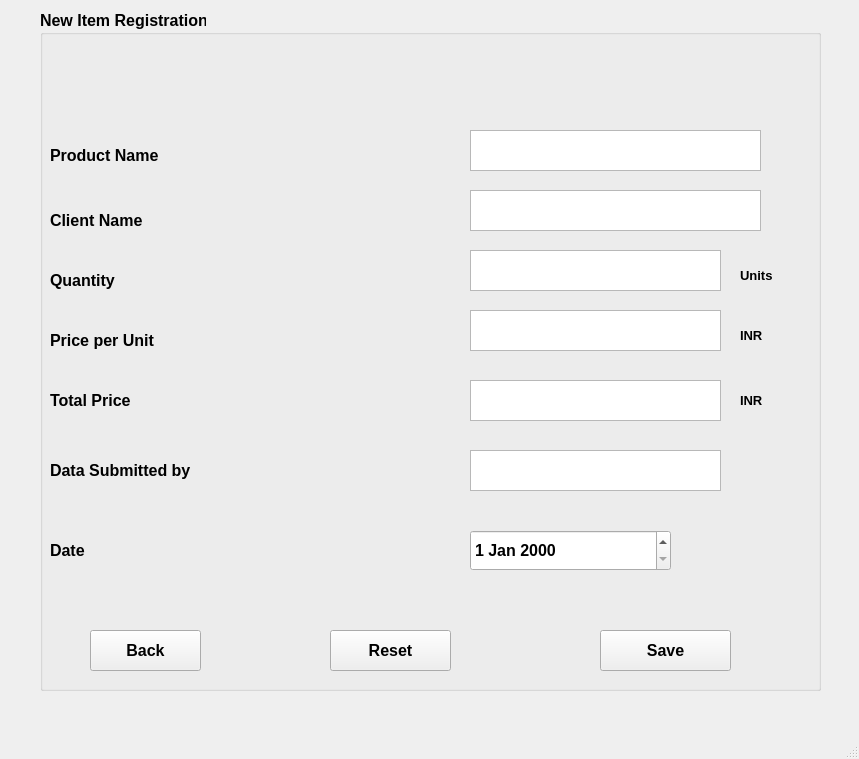
<?xml version="1.0" encoding="UTF-8"?>
<ui version="4.0">
 <class>MainWindow</class>
 <widget class="QMainWindow" name="MainWindow">
  <property name="geometry">
   <rect>
    <x>0</x>
    <y>0</y>
    <width>859</width>
    <height>759</height>
   </rect>
  </property>
  <property name="windowTitle">
   <string>MainWindow</string>
  </property>
  <widget class="QWidget" name="centralwidget">
   <widget class="QGroupBox" name="groupBox">
    <property name="geometry">
     <rect>
      <x>40</x>
      <y>10</y>
      <width>781</width>
      <height>681</height>
     </rect>
    </property>
    <property name="font">
     <font>
      <pointsize>12</pointsize>
      <weight>75</weight>
      <bold>true</bold>
     </font>
    </property>
    <property name="title">
     <string>New Item Registration</string>
    </property>
    <widget class="QLabel" name="label">
     <property name="geometry">
      <rect>
       <x>10</x>
       <y>130</y>
       <width>221</width>
       <height>31</height>
      </rect>
     </property>
     <property name="font">
      <font>
       <pointsize>12</pointsize>
       <weight>75</weight>
       <bold>true</bold>
      </font>
     </property>
     <property name="text">
      <string>Product Name</string>
     </property>
    </widget>
    <widget class="QLabel" name="label_2">
     <property name="geometry">
      <rect>
       <x>10</x>
       <y>190</y>
       <width>231</width>
       <height>41</height>
      </rect>
     </property>
     <property name="font">
      <font>
       <pointsize>12</pointsize>
       <weight>75</weight>
       <bold>true</bold>
      </font>
     </property>
     <property name="text">
      <string>Client Name</string>
     </property>
    </widget>
    <widget class="QLabel" name="label_3">
     <property name="geometry">
      <rect>
       <x>10</x>
       <y>250</y>
       <width>231</width>
       <height>41</height>
      </rect>
     </property>
     <property name="font">
      <font>
       <pointsize>12</pointsize>
       <weight>75</weight>
       <bold>true</bold>
      </font>
     </property>
     <property name="text">
      <string>Quantity</string>
     </property>
    </widget>
    <widget class="QLabel" name="label_4">
     <property name="geometry">
      <rect>
       <x>10</x>
       <y>310</y>
       <width>241</width>
       <height>41</height>
      </rect>
     </property>
     <property name="font">
      <font>
       <pointsize>12</pointsize>
       <weight>75</weight>
       <bold>true</bold>
      </font>
     </property>
     <property name="text">
      <string>Price per Unit</string>
     </property>
    </widget>
    <widget class="QLabel" name="label_5">
     <property name="geometry">
      <rect>
       <x>700</x>
       <y>310</y>
       <width>51</width>
       <height>31</height>
      </rect>
     </property>
     <property name="font">
      <font>
       <pointsize>10</pointsize>
       <weight>75</weight>
       <bold>true</bold>
      </font>
     </property>
     <property name="text">
      <string>INR</string>
     </property>
    </widget>
    <widget class="QLabel" name="label_6">
     <property name="geometry">
      <rect>
       <x>700</x>
       <y>250</y>
       <width>81</width>
       <height>31</height>
      </rect>
     </property>
     <property name="font">
      <font>
       <pointsize>10</pointsize>
      </font>
     </property>
     <property name="text">
      <string>Units</string>
     </property>
    </widget>
    <widget class="QLabel" name="label_7">
     <property name="geometry">
      <rect>
       <x>10</x>
       <y>370</y>
       <width>241</width>
       <height>41</height>
      </rect>
     </property>
     <property name="font">
      <font>
       <pointsize>12</pointsize>
       <weight>75</weight>
       <bold>true</bold>
      </font>
     </property>
     <property name="text">
      <string>Total Price</string>
     </property>
    </widget>
    <widget class="QLabel" name="label_8">
     <property name="geometry">
      <rect>
       <x>700</x>
       <y>370</y>
       <width>61</width>
       <height>41</height>
      </rect>
     </property>
     <property name="font">
      <font>
       <pointsize>10</pointsize>
      </font>
     </property>
     <property name="text">
      <string>INR</string>
     </property>
    </widget>
    <widget class="QPushButton" name="back_button">
     <property name="geometry">
      <rect>
       <x>50</x>
       <y>620</y>
       <width>111</width>
       <height>41</height>
      </rect>
     </property>
     <property name="text">
      <string>Back</string>
     </property>
    </widget>
    <widget class="QPushButton" name="reset_button">
     <property name="geometry">
      <rect>
       <x>290</x>
       <y>620</y>
       <width>121</width>
       <height>41</height>
      </rect>
     </property>
     <property name="text">
      <string>Reset</string>
     </property>
    </widget>
    <widget class="QPushButton" name="save_button">
     <property name="geometry">
      <rect>
       <x>560</x>
       <y>620</y>
       <width>131</width>
       <height>41</height>
      </rect>
     </property>
     <property name="text">
      <string>Save</string>
     </property>
    </widget>
    <widget class="QLabel" name="label_9">
     <property name="geometry">
      <rect>
       <x>10</x>
       <y>520</y>
       <width>141</width>
       <height>41</height>
      </rect>
     </property>
     <property name="font">
      <font>
       <pointsize>12</pointsize>
       <weight>75</weight>
       <bold>true</bold>
      </font>
     </property>
     <property name="text">
      <string>Date</string>
     </property>
    </widget>
    <widget class="QDateEdit" name="dateEdit">
     <property name="geometry">
      <rect>
       <x>430</x>
       <y>520</y>
       <width>201</width>
       <height>41</height>
      </rect>
     </property>
    </widget>
    <widget class="QPlainTextEdit" name="quantity">
     <property name="geometry">
      <rect>
       <x>430</x>
       <y>240</y>
       <width>251</width>
       <height>41</height>
      </rect>
     </property>
    </widget>
    <widget class="QPlainTextEdit" name="total_price">
     <property name="geometry">
      <rect>
       <x>430</x>
       <y>370</y>
       <width>251</width>
       <height>41</height>
      </rect>
     </property>
     <property name="readOnly">
      <bool>true</bool>
     </property>
    </widget>
    <widget class="QPlainTextEdit" name="per_unit_price">
     <property name="geometry">
      <rect>
       <x>430</x>
       <y>300</y>
       <width>251</width>
       <height>41</height>
      </rect>
     </property>
    </widget>
    <widget class="QPlainTextEdit" name="client_name">
     <property name="geometry">
      <rect>
       <x>430</x>
       <y>180</y>
       <width>291</width>
       <height>41</height>
      </rect>
     </property>
    </widget>
    <widget class="QPlainTextEdit" name="product_name">
     <property name="geometry">
      <rect>
       <x>430</x>
       <y>120</y>
       <width>291</width>
       <height>41</height>
      </rect>
     </property>
    </widget>
    <widget class="QLabel" name="label_10">
     <property name="geometry">
      <rect>
       <x>10</x>
       <y>440</y>
       <width>361</width>
       <height>41</height>
      </rect>
     </property>
     <property name="font">
      <font>
       <pointsize>12</pointsize>
       <weight>75</weight>
       <bold>true</bold>
      </font>
     </property>
     <property name="text">
      <string>Data Submitted by</string>
     </property>
    </widget>
    <widget class="QPlainTextEdit" name="data_submitted_by">
     <property name="geometry">
      <rect>
       <x>430</x>
       <y>440</y>
       <width>251</width>
       <height>41</height>
      </rect>
     </property>
     <property name="readOnly">
      <bool>false</bool>
     </property>
    </widget>
   </widget>
  </widget>
  <widget class="QMenuBar" name="menubar">
   <property name="geometry">
    <rect>
     <x>0</x>
     <y>0</y>
     <width>859</width>
     <height>18</height>
    </rect>
   </property>
  </widget>
  <widget class="QStatusBar" name="statusbar"/>
 </widget>
 <resources/>
 <connections/>
</ui>
